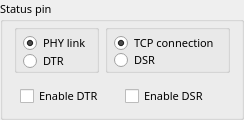
                 <widget class="QGroupBox" name="group_status_pin">
                  <property name="minimumSize">
                   <size>
                    <width>230</width>
                    <height>70</height>
                   </size>
                  </property>
                  <property name="maximumSize">
                   <size>
                    <width>460</width>
                    <height>120</height>
                   </size>
                  </property>
                  <property name="font">
                   <font>
                    <family>맑은 고딕</family>
                    <pointsize>8</pointsize>
                   </font>
                  </property>
                  <property name="title">
                   <string>Status pin</string>
                  </property>
                  <layout class="QGridLayout" name="gridLayout_6">
                   <property name="topMargin">
                    <number>2</number>
                   </property>
                   <property name="bottomMargin">
                    <number>4</number>
                   </property>
                   <item row="0" column="1">
                    <widget class="QGroupBox" name="radiobtn_group_s1">
                     <property name="minimumSize">
                      <size>
                       <width>118</width>
                       <height>44</height>
                      </size>
                     </property>
                     <property name="maximumSize">
                      <size>
                       <width>240</width>
                       <height>90</height>
                      </size>
                     </property>
                     <property name="title">
                      <string/>
                     </property>
                     <layout class="QGridLayout" name="gridLayout_23">
                      <property name="leftMargin">
                       <number>6</number>
                      </property>
                      <property name="topMargin">
                       <number>2</number>
                      </property>
                      <property name="rightMargin">
                       <number>3</number>
                      </property>
                      <property name="bottomMargin">
                       <number>1</number>
                      </property>
                      <property name="verticalSpacing">
                       <number>3</number>
                      </property>
                      <item row="0" column="0">
                       <layout class="QGridLayout" name="gridLayout_127">
                        <property name="bottomMargin">
                         <number>5</number>
                        </property>
                        <property name="horizontalSpacing">
                         <number>3</number>
                        </property>
                        <property name="verticalSpacing">
                         <number>2</number>
                        </property>
                        <item row="0" column="0">
                         <widget class="QRadioButton" name="status_tcpst">
                          <property name="minimumSize">
                           <size>
                            <width>110</width>
                            <height>22</height>
                           </size>
                          </property>
                          <property name="maximumSize">
                           <size>
                            <width>220</width>
                            <height>45</height>
                           </size>
                          </property>
                          <property name="font">
                           <font>
                            <family>맑은 고딕</family>
                            <pointsize>8</pointsize>
                           </font>
                          </property>
                          <property name="text">
                           <string>TCP connection</string>
                          </property>
                          <property name="checked">
                           <bool>true</bool>
                          </property>
                         </widget>
                        </item>
                        <item row="1" column="0">
                         <widget class="QRadioButton" name="status_dsr">
                          <property name="minimumSize">
                           <size>
                            <width>110</width>
                            <height>22</height>
                           </size>
                          </property>
                          <property name="maximumSize">
                           <size>
                            <width>220</width>
                            <height>45</height>
                           </size>
                          </property>
                          <property name="font">
                           <font>
                            <family>맑은 고딕</family>
                            <pointsize>8</pointsize>
                           </font>
                          </property>
                          <property name="text">
                           <string>DSR</string>
                          </property>
                         </widget>
                        </item>
                       </layout>
                      </item>
                     </layout>
                    </widget>
                   </item>
                   <item row="0" column="0">
                    <widget class="QGroupBox" name="radiobtn_group_s0">
                     <property name="minimumSize">
                      <size>
                       <width>80</width>
                       <height>44</height>
                      </size>
                     </property>
                     <property name="maximumSize">
                      <size>
                       <width>160</width>
                       <height>90</height>
                      </size>
                     </property>
                     <property name="title">
                      <string/>
                     </property>
                     <property name="flat">
                      <bool>false</bool>
                     </property>
                     <property name="checkable">
                      <bool>false</bool>
                     </property>
                     <layout class="QGridLayout" name="gridLayout_22">
                      <property name="leftMargin">
                       <number>6</number>
                      </property>
                      <property name="topMargin">
                       <number>2</number>
                      </property>
                      <property name="rightMargin">
                       <number>3</number>
                      </property>
                      <property name="bottomMargin">
                       <number>1</number>
                      </property>
                      <property name="verticalSpacing">
                       <number>3</number>
                      </property>
                      <item row="0" column="0">
                       <layout class="QGridLayout" name="gridLayout_130">
                        <property name="bottomMargin">
                         <number>5</number>
                        </property>
                        <property name="spacing">
                         <number>3</number>
                        </property>
                        <item row="0" column="0">
                         <widget class="QRadioButton" name="status_phy">
                          <property name="minimumSize">
                           <size>
                            <width>70</width>
                            <height>22</height>
                           </size>
                          </property>
                          <property name="maximumSize">
                           <size>
                            <width>140</width>
                            <height>45</height>
                           </size>
                          </property>
                          <property name="font">
                           <font>
                            <family>맑은 고딕</family>
                            <pointsize>8</pointsize>
                           </font>
                          </property>
                          <property name="text">
                           <string>PHY link</string>
                          </property>
                          <property name="checked">
                           <bool>true</bool>
                          </property>
                         </widget>
                        </item>
                        <item row="1" column="0">
                         <widget class="QRadioButton" name="status_dtr">
                          <property name="minimumSize">
                           <size>
                            <width>70</width>
                            <height>22</height>
                           </size>
                          </property>
                          <property name="maximumSize">
                           <size>
                            <width>140</width>
                            <height>45</height>
                           </size>
                          </property>
                          <property name="font">
                           <font>
                            <family>맑은 고딕</family>
                            <pointsize>8</pointsize>
                           </font>
                          </property>
                          <property name="text">
                           <string>DTR</string>
                          </property>
                         </widget>
                        </item>
                       </layout>
                      </item>
                     </layout>
                    </widget>
                   </item>
                   <item row="1" column="0" colspan="2">
                    <widget class="QFrame" name="group_dtrdsr">
                     <layout class="QGridLayout" name="gridLayout_48">
                      <property name="leftMargin">
                       <number>6</number>
                      </property>
                      <property name="topMargin">
                       <number>6</number>
                      </property>
                      <property name="rightMargin">
                       <number>6</number>
                      </property>
                      <property name="bottomMargin">
                       <number>6</number>
                      </property>
                      <item row="0" column="0">
                       <widget class="QCheckBox" name="checkbox_enable_dtr">
                        <property name="minimumSize">
                         <size>
                          <width>90</width>
                          <height>22</height>
                         </size>
                        </property>
                        <property name="maximumSize">
                         <size>
                          <width>180</width>
                          <height>45</height>
                         </size>
                        </property>
                        <property name="text">
                         <string>Enable DTR</string>
                        </property>
                       </widget>
                      </item>
                      <item row="0" column="1">
                       <widget class="QCheckBox" name="checkbox_enable_dsr">
                        <property name="minimumSize">
                         <size>
                          <width>90</width>
                          <height>22</height>
                         </size>
                        </property>
                        <property name="maximumSize">
                         <size>
                          <width>180</width>
                          <height>45</height>
                         </size>
                        </property>
                        <property name="text">
                         <string>Enable DSR</string>
                        </property>
                       </widget>
                      </item>
                     </layout>
                    </widget>
                   </item>
                  </layout>
                 </widget>
